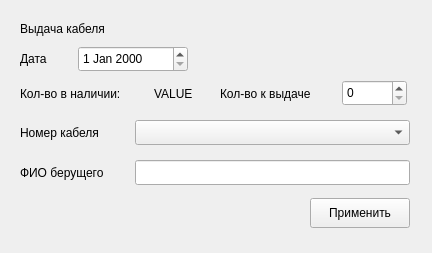
<?xml version="1.0" encoding="UTF-8"?>
<ui version="4.0">
 <class>addnewhave</class>
 <widget class="QMainWindow" name="addnewhave">
  <property name="geometry">
   <rect>
    <x>0</x>
    <y>0</y>
    <width>432</width>
    <height>253</height>
   </rect>
  </property>
  <property name="windowTitle">
   <string>MainWindow</string>
  </property>
  <widget class="QWidget" name="centralwidget">
   <widget class="QLabel" name="label">
    <property name="geometry">
     <rect>
      <x>20</x>
      <y>20</y>
      <width>150</width>
      <height>17</height>
     </rect>
    </property>
    <property name="text">
     <string>Выдача кабеля</string>
    </property>
   </widget>
   <widget class="QLabel" name="label_2">
    <property name="geometry">
     <rect>
      <x>20</x>
      <y>50</y>
      <width>50</width>
      <height>17</height>
     </rect>
    </property>
    <property name="text">
     <string>Дата</string>
    </property>
   </widget>
   <widget class="QDateEdit" name="DE_DateHave">
    <property name="geometry">
     <rect>
      <x>78</x>
      <y>46</y>
      <width>110</width>
      <height>26</height>
     </rect>
    </property>
   </widget>
   <widget class="QLabel" name="label_3">
    <property name="geometry">
     <rect>
      <x>20</x>
      <y>85</y>
      <width>130</width>
      <height>17</height>
     </rect>
    </property>
    <property name="text">
     <string>Кол-во в наличии:</string>
    </property>
   </widget>
   <widget class="QLabel" name="LB_quantAll">
    <property name="geometry">
     <rect>
      <x>154</x>
      <y>85</y>
      <width>67</width>
      <height>17</height>
     </rect>
    </property>
    <property name="text">
     <string>VALUE</string>
    </property>
   </widget>
   <widget class="QLabel" name="label_5">
    <property name="geometry">
     <rect>
      <x>220</x>
      <y>85</y>
      <width>120</width>
      <height>17</height>
     </rect>
    </property>
    <property name="text">
     <string>Кол-во к выдаче</string>
    </property>
   </widget>
   <widget class="QSpinBox" name="SB_quanthave">
    <property name="geometry">
     <rect>
      <x>342</x>
      <y>80</y>
      <width>65</width>
      <height>26</height>
     </rect>
    </property>
   </widget>
   <widget class="QLabel" name="label_6">
    <property name="geometry">
     <rect>
      <x>20</x>
      <y>124</y>
      <width>110</width>
      <height>17</height>
     </rect>
    </property>
    <property name="text">
     <string>Номер кабеля</string>
    </property>
   </widget>
   <widget class="QComboBox" name="CBB_cabelnumHave">
    <property name="geometry">
     <rect>
      <x>135</x>
      <y>120</y>
      <width>275</width>
      <height>25</height>
     </rect>
    </property>
   </widget>
   <widget class="QLabel" name="label_7">
    <property name="geometry">
     <rect>
      <x>20</x>
      <y>164</y>
      <width>110</width>
      <height>17</height>
     </rect>
    </property>
    <property name="text">
     <string>ФИО берущего</string>
    </property>
   </widget>
   <widget class="QLineEdit" name="LE_FIOHave">
    <property name="geometry">
     <rect>
      <x>135</x>
      <y>160</y>
      <width>275</width>
      <height>25</height>
     </rect>
    </property>
   </widget>
   <widget class="QPushButton" name="PHB_addnewhaveApply">
    <property name="geometry">
     <rect>
      <x>310</x>
      <y>198</y>
      <width>100</width>
      <height>30</height>
     </rect>
    </property>
    <property name="text">
     <string>Применить</string>
    </property>
   </widget>
  </widget>
 </widget>
 <resources/>
 <connections/>
</ui>
